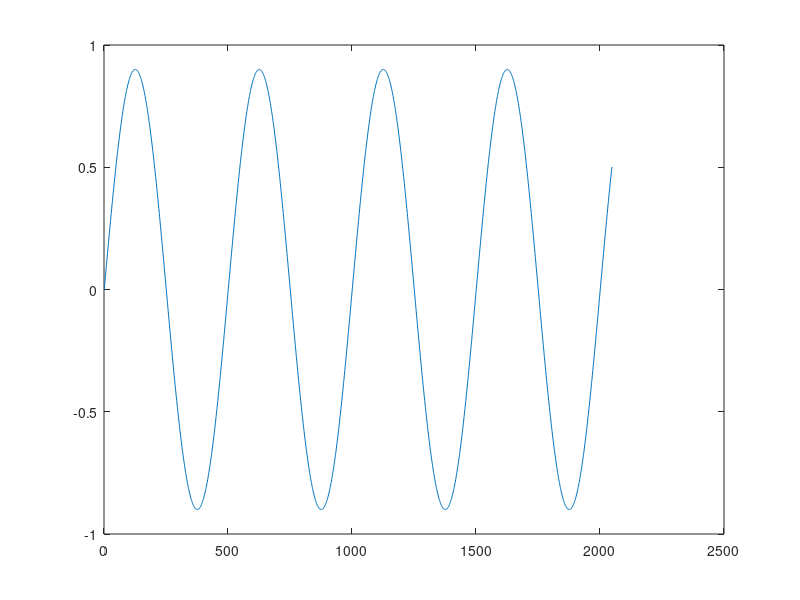

Write MATLAB code to recreate this figure. (Note: this script raises an error after producing the figure.)
clc;
clear all;
close all;
%% Tabla para la senoidal
% -----------seteo de la señal----------------------%
fs=1000;
t=0:1/fs:1-(1/fs);
f=2;
L=2048;
w=2*pi*f;
s=sin(w*t);
s=[s s s s s];
signal=0.9.*s(1:L);

%% ------------señal generada-------------------------%
figure ('name','Señal pretendida');
plot(signal);

%% Simulo Conversión Analógico a Digital & punto fijo
                                                     
WordLength  = 16 ;                                              % Simulo conversor de 16 bits signado - ( signed fractional Q15 )
FractLength = 15 ;
q = quantizer( 'Mode', 'fixed','Format' ,[WordLength FractLength],'OverflowMode', 'Saturate','RoundMode','floor');
                                                          
signal_q = quantize( q , signal);                               % Cuantifico las señales en 16 bits el tipo de dato retornado por la 
                                                                % funcion quantize sigue siendo double pero con precision de 16 bits

FileName_signal='./signal.txt';          % ruta destino para la señal de prueba

func_Signal2fileCSV_hex_fixed(FileName_signal,signal_q);        % Esta funcion pone la señal en punto fijo y la guardar en un archivo


